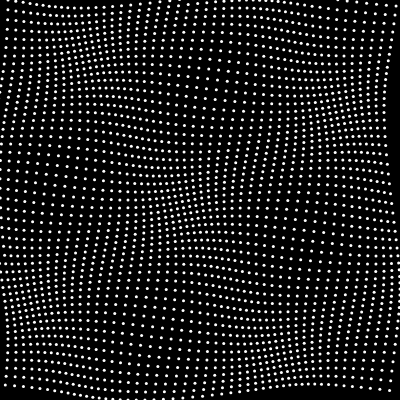
Frame 1 (no input)
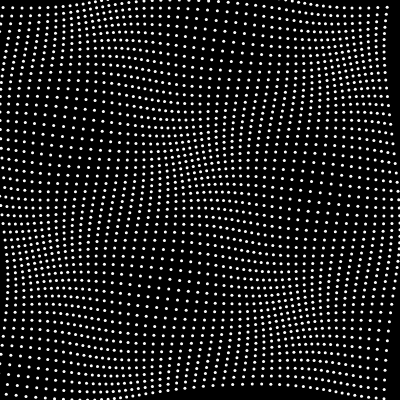
Frame 60 (no input)
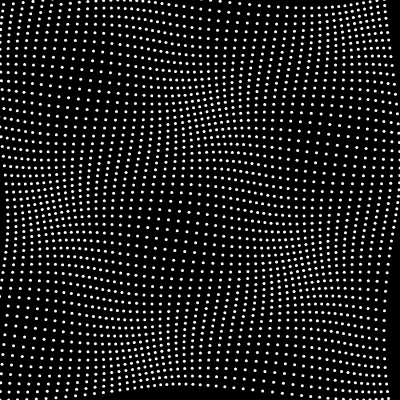
Frame 120 (the mouse pressed at the canvas centre since frame 60)

The p5.js sketch that drew these frames (run headless with seeded random() and noise() and a simulated clock; from frame 60 on, the mouse is pressed at the canvas centre):

// p5.js sketch
// ── sketch.js
let t = 0;
let d = 8;
let X, Y;

function setup() {
  createCanvas(400, 400);
}

function draw() {
  background(0);
  strokeWeight(3);
  
  for(let x = 0; x < width; x += d){
    for(let y = 0; y < height; y+=d){ // y += d/4 to make a full line
      
      stroke(255);
      
       X = x + d * cos(y / 55 - x / 34 + t );
       Y = y + d * sin(x / 55 + y / 34 + t );
      
      point(X,Y);
      
      
    }
    
  }
  t+=0.02;
}
